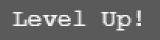
#> input picture images/Level_Up.png, 160 x 40 px
$ python main.py
#> lines starting #> are read from the running program, lines starting #| are printed output that depends on the picture
### environment.py
import cv2
import numpy as np
import pyautogui
import time
import controls

class env():
    def __init__(self, start_pos, character_pos, confirm_pos, map_pos, upgrade_pos, open_pos, open_click, done_pos, quit_pos):
        self.start_pos = start_pos
        self.character_pos = character_pos
        self.confirm_pos = confirm_pos
        self.map_pos = map_pos
        self.upgrade_pos = upgrade_pos
        self.open_pos = open_pos
        self.open_click = open_click
        self.done_pos = done_pos
        self.quit_pos = quit_pos

    #read the screen, aka observation
    def screengrabber(self, trim=0, resize=100, grey=False):
        screenshot = pyautogui.screenshot()
        cv_img = np.array(screenshot)
        if grey:
            cv_img = cv2.cvtColor(cv_img, cv2.COLOR_BGR2GRAY)
        else:
            cv_img = cv2.cvtColor(cv_img, cv2.COLOR_BGR2RGB)
        if trim > 0:
            cv_img = cv_img[0:int(cv_img.shape[0]), trim:int(cv_img.shape[1] - trim)]
        if resize != 100:
            width = int(cv_img.shape[1] * resize / 100)
            height = int(cv_img.shape[0] * resize / 100)
            dsize = (width, height)
            cv_img = cv2.resize(cv_img, dsize)
        return np.atleast_3d(cv_img)

    #checking if game over or level up
    def status_check(self, img_1, img_2):
        comparison = img_1 == img_2
        return comparison.all()

    #reset the game environment, returning the first image
    # [27 lines left out: function reset, not called in this run]

    def render(self, img):
        cv2.imshow('Screen', img)

### main.py
import controls
import environment
import numpy as np
import cv2
import time

start_pos = [940,680]

character_pos = np.array(([680, 300],
                          [885, 300],
                          [1060, 300],
                          [1250, 300],
                          [680, 520],
                          [1060, 520]))

confirm_pos = [1250, 1000]

map_pos = np.array(([720, 290],
                    [720, 450],
                    [720, 600]))

upgrade_pos = np.array(([940, 250],
                        [940, 500],
                        [940, 700]))

done_pos = [960, 1010]
open_pos = [960, 875]
open_click = [965, 875]

quit_pos = [960, 740]

t0, t1 = 0, 0

game_over = cv2.imread('images/Gameover.png')
level_up = cv2.imread('images/Level_Up.png')
#> level_up is the input picture: shape (40, 160, 3); min 90, max 255, mean 104.2
open_box = cv2.imread('images/open_box.png')
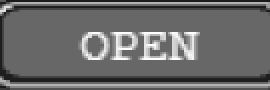
#> input picture images/open_box.png, 135 x 45 px (shown 2 times larger)
#> open_box is the input picture: shape (45, 135, 3); min 27, max 255, mean 106.7
open_done = cv2.imread('images/open_done.png')
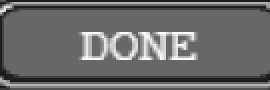
#> input picture images/open_done.png, 135 x 45 px (shown 2 times larger)
#> open_done is the input picture: shape (45, 135, 3); min 27, max 255, mean 106.7

env = environment.env(start_pos=start_pos, character_pos=character_pos, confirm_pos=confirm_pos,
                      map_pos=map_pos, upgrade_pos=upgrade_pos, open_pos=open_pos, open_click=open_click,
                      done_pos=done_pos, quit_pos=quit_pos)
epochs = 3

for i in range(epochs):
    while True:
#> (the run stopped early here; a loop or call above may not have finished)
